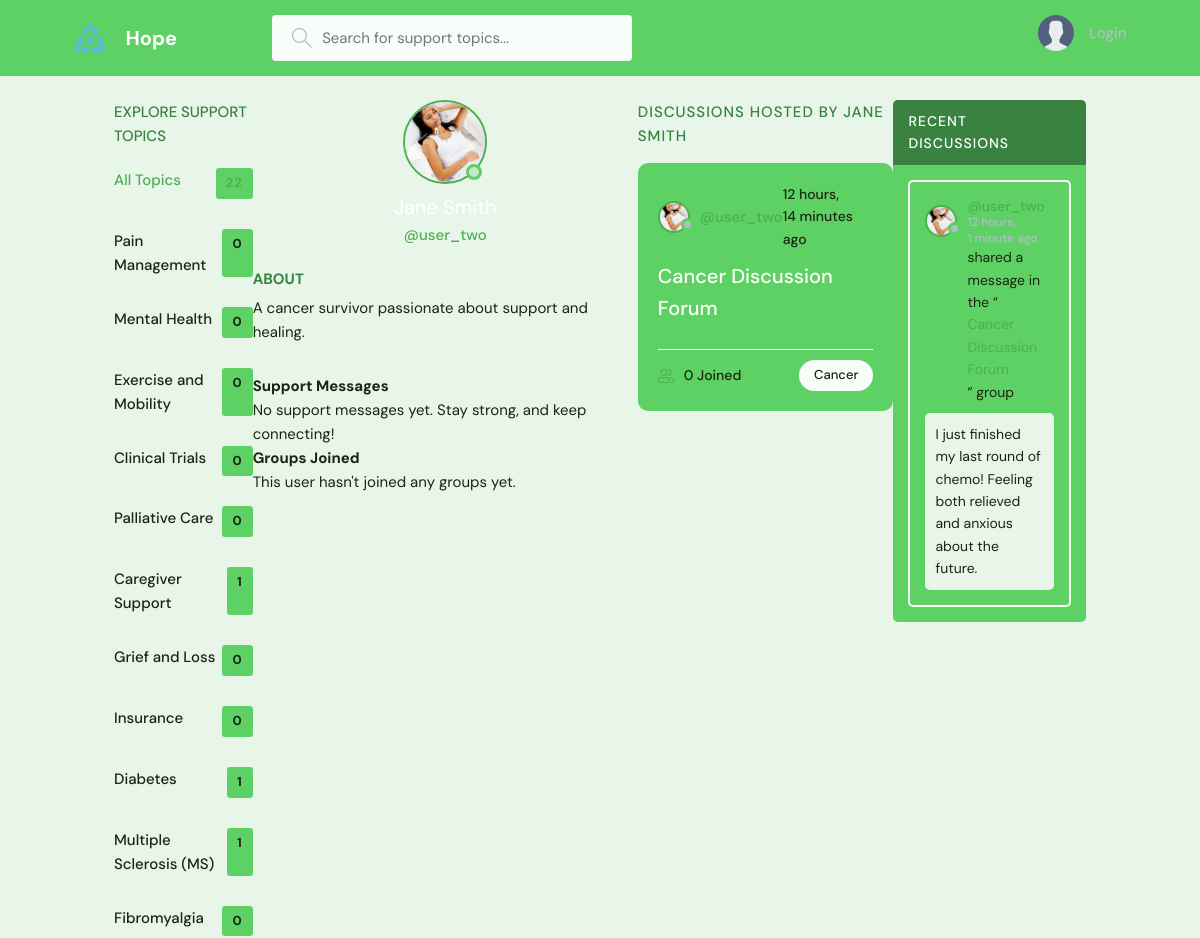
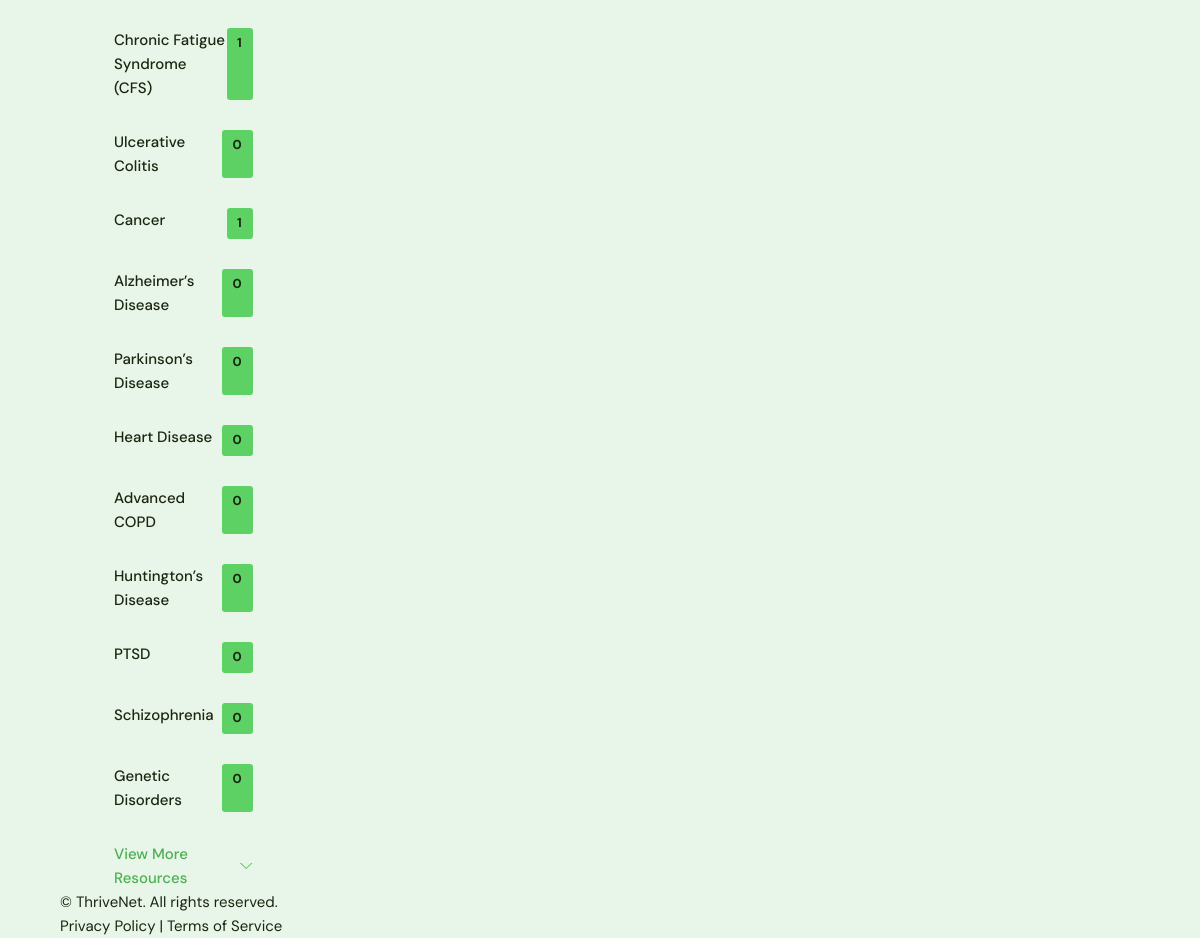
Screenshot of /profile/10/ with the database file from the repository (2 pictures, top to bottom).
### base/models.py (models this page shows, shortened)
class Topic(models.Model):
    name = models.CharField(max_length=200)  # Name of the topic

class User(AbstractUser):
    name = models.CharField(max_length=200, null=True)  # User's full name
    email = models.EmailField(unique=True, null=True)  # Unique email for each user
    bio = models.TextField(null=True)  # Short biography of the user
    avatar = models.ImageField(null=True, default="avatar.svg")  # User's avatar image
    USERNAME_FIELD = 'email'  # Use email as the username field
    REQUIRED_FIELDS = []  # No additional fields required for user creation
    objects = UserManager()  # Set the custom user manager

class Room(models.Model):
    host = models.ForeignKey(User, on_delete=models.SET_NULL, null=True)  # Room host
    topic = models.ForeignKey(Topic, on_delete=models.SET_NULL, null=True)  # Associated topic
    name = models.CharField(max_length=200)  # Room name
    description = models.TextField(null=True, blank=True)  # Optional room description
    participants = models.ManyToManyField(
        User, related_name='participants', blank=True)  # Participants in the room
    updated = models.DateTimeField(auto_now=True)  # Last updated timestamp
    created = models.DateTimeField(auto_now_add=True)  # Created timestamp
    class Meta:
        ordering = ['-updated', '-created']  # Default ordering of rooms
    def __str__(self):
        return self.name  # Return the room name as the string representation

class Message(models.Model):
    user = models.ForeignKey(User, on_delete=models.CASCADE)  # User who sent the message
    room = models.ForeignKey(Room, on_delete=models.CASCADE)  # Room where the message was sent
    body = models.TextField()  # Content of the message
    updated = models.DateTimeField(auto_now=True)  # Last updated timestamp
    created = models.DateTimeField(auto_now_add=True)  # Created timestamp
    class Meta:
        ordering = ['-updated', '-created']  # Default ordering of messages

### base/views.py (the view)
# urls.py: path('profile/<str:pk>/', views.userProfile, name="user-profile"),  # User profile page
def userProfile(request, pk):
    user_profile = User.objects.get(id=pk)
    user_rooms = user_profile.room_set.all()
    user_messages = user_profile.message_set.all()
    all_topics = Topic.objects.all()
    context = {
        'user': user_profile,
        'rooms': user_rooms,
        'room_messages': user_messages,
        'topics': all_topics
    }
    return render(request, 'base/profile.html', context)

### base/templates/base/profile.html (shortened to what this page needs)
{% extends 'main.html' %}
{% block content %}
<main class="profile-page layout layout--3">
  <div class="container">
    {% include 'base/topics_component.html' %}
    <div class="profile-section">
      <div class="profile">
        <div class="profile__avatar">
          <div class="avatar avatar--large active">
            <img src="{{user.avatar.url}}" alt="Profile Picture of {{user.name}}" />
          </div>
        </div>
        <div class="profile__info">
          <h3>{{user.name}}</h3>
          <p>@{{user.username}}</p>
        </div>
        <div class="profile__about">
          <h3>About</h3>
          <p>{{user.bio | default:"No bio added yet. Share something about your journey."}}</p>
        </div>
      </div>
      <div class="profile__support-message">
        <h3>Support Messages</h3>
        <p>{{ user.support_message | default:"No support messages yet. Stay strong, and keep connecting!" }}</p>
      </div>
      <div class="profile__groups">
        <h3>Groups Joined</h3>
        {% if user.groups.all %}
        <ul>
          {% for group in user.groups.all %}
          <li>{{ group.name }}</li>
          {% endfor %}
        </ul>
        {% else %}
        <p>This user hasn't joined any groups yet.</p>
        {% endif %}
      </div>
    </div>
    <div class="discussion-section">
      <div class="roomList__header">
        <h2>Discussions Hosted by {{ user.name }}</h2>
      </div>
      {% include 'base/feed_component.html' %}
    </div>
    {% include 'base/activity_component.html' %}
  </div>
</main>
{% endblock content %}

### templates/main.html (shortened to what this page needs)
<!DOCTYPE html>
{% load static %}
<html lang="en">
<head>
    <link rel="stylesheet" href="{% static 'styles/style.css' %}" />
</head>
<body>
    {% include 'navbar.html' %}
    <div class="container">
        {% block content %}{% endblock %}
    </div>
    <footer class="footer">
        <div class="container">
            <p>&copy; {{ current_year }} ThriveNet. All rights reserved.</p>
            <p>Privacy Policy | Terms of Service</p>
        </div>
    </footer>
</body>
</html>

### templates/navbar.html (shortened to what this page needs)
{% load static %}
<header class="header header--loggedIn">
    <div class="container">
        <a href="{% url 'home' %}" class="header__logo">
            <img src="{% static 'images/logo.svg' %}" alt="Hope Logo" />
            <h1>Hope</h1>
        </a>
        <form class="header__search" method="GET" action="{% url 'home' %}">
            <label>
                <input name="q" placeholder="Search for support topics..." />
            </label>
        </form>
        <nav class="header__menu">
            {% if request.user.is_authenticated %}
            <div class="header__user">
                <a href="{% url 'update-user' %}">
                    <div class="avatar avatar--medium active">
                        <img src="{{ request.user.avatar.url }}" alt="{{ request.user.username }}'s avatar" />
                    </div>
                    <p>{{ request.user.username }} <span>@{{ request.user.username }}</span></p>
                </a>
                <button class="dropdown-button">
                    <svg version="1.1" xmlns="http://www.w3.org/2000/svg" width="32" height="32" viewBox="0 0 32 32">
                        <title>chevron-down</title>
                        <path d="M16 21l-13-13h-3l16 16 16-16h-3l-13 13z"></path>
                    </svg>
                </button>
            </div>
            {% else %}
            <a href="{% url 'login' %}">
                <img src="{% static 'images/avatar.svg' %}" alt="Login Icon" />
                <p>Login</p>
            </a>
            {% endif %}
        </nav>
    </div>
</header>

### base/templates/base/topics_component.html
<div class="topics">
    <div class="topics__header">
        <h2>Explore Support Topics</h2>
    </div>
    <ul class="topics__list">
        <li>
            <a href="{% url 'home' %}" class="active">All Topics <span>{{topics.count}}</span></a>
        </li>
        {% for topic in topics %}
        <li>
            <a href="{% url 'home' %}?q={{topic.name}}">{{topic.name}} <span>{{topic.room_set.all.count}}</span></a>
        </li>
        {% endfor %}
    </ul>
    <a class="btn btn--link" href="{% url 'topics' %}">
        View More Resources
        <svg version="1.1" xmlns="http://www.w3.org/2000/svg" width="32" height="32" viewBox="0 0 32 32">
            <title>chevron-down</title>
            <path d="M16 21l-13-13h-3l16 16 16-16h-3l-13 13z"></path>
        </svg>
    </a>
</div>

### base/templates/base/feed_component.html (shortened to what this page needs)
{% for room in rooms %}
<div class="roomListRoom">
    <div class="roomListRoom__header">
        <a href="{% url 'user-profile' room.host.id %}" class="roomListRoom__author">
            <div class="avatar avatar--small">
                <img src="{{room.host.avatar.url}}" alt="{{room.host.username}}'s avatar" loading="lazy" />
            </div>
            <span>@{{room.host.username}}</span>
        </a>
        <div class="roomListRoom__actions">
            <span>{{room.created|timesince}} ago</span>
        </div>
    </div>
    <div class="roomListRoom__content">
        <a href="{% url 'room' room.id %}">{{room.name}}</a>
    </div>
    <div class="roomListRoom__meta">
        <a href="{% url 'room' room.id %}" class="roomListRoom__joined">
            {{room.participants.all.count}} Joined
        </a>
        <p class="roomListRoom__topic">{{room.topic.name}}</p>
    </div>
</div>
{% endfor %}

### base/templates/base/activity_component.html (shortened to what this page needs)
<div class="activities">
    <div class="activities__header">
        <h2>Recent Discussions</h2>
    </div>
    {% for message in room_messages %}
    <div class="activities__box">
        <div class="activities__boxHeader roomListRoom__header">
            <a href="{% url 'user-profile' message.user.id %}" class="roomListRoom__author">
                <div class="avatar avatar--small">
                    <img src="{{message.user.avatar.url}}" />
                </div>
                <p>
                    @{{message.user.username}}
                    <span>{{message.created|timesince}} ago</span>
                </p>
            </a>
        </div>
        <div class="activities__boxContent">
            <p>shared a message in the “<a href="{% url 'room' message.room.id %}">{{message.room}}</a>” group</p>
            <div class="activities__boxRoomContent">{{message.body}}</div>
        </div>
    </div>
    {% endfor %}
</div>

### rows the page displays
Topic: name "Pain Management", room_set.all.count "0"
Topic: name "Mental Health", room_set.all.count "0"
Topic: name "Exercise and Mobility", room_set.all.count "0"
Topic: name "Clinical Trials", room_set.all.count "0"
Topic: name "Palliative Care", room_set.all.count "0"
Topic: name "Caregiver Support", room_set.all.count "1"
Topic: name "Grief and Loss", room_set.all.count "0"
Topic: name "Insurance", room_set.all.count "0"
Topic: name "Diabetes", room_set.all.count "1"
Topic: name "Multiple Sclerosis (MS)", room_set.all.count "1"
Topic: name "Fibromyalgia", room_set.all.count "0"
Topic: name "Chronic Fatigue Syndrome (CFS)", room_set.all.count "1"
Topic: name "Ulcerative Colitis", room_set.all.count "0"
Topic: name "Cancer", room_set.all.count "1"
Topic: name "Alzheimer’s Disease", room_set.all.count "0"
Topic: name "Parkinson’s Disease", room_set.all.count "0"
Topic: name "Heart Disease", room_set.all.count "0"
Topic: name "Advanced COPD", room_set.all.count "0"
Topic: name "Huntington’s Disease", room_set.all.count "0"
Topic: name "PTSD", room_set.all.count "0"
Topic: name "Schizophrenia", room_set.all.count "0"
Topic: name "Genetic Disorders", room_set.all.count "0"
User: avatar (picture), username "user_two", bio "A cancer survivor passionate about support and healing.", name "JANE SMITH"
Room: host.avatar (picture), host.username "user_two", created "12 hours, 14 minutes", name "Cancer Discussion Forum", participants.all.count "0", topic.name "Cancer"
Message: user.avatar (picture), user.username "user_two", created "12 hours, 1 minute", room "Cancer Discussion Forum", body "I just finished my last round of chemo! Feeling both relieved and anxious about the future."

### other values shown
{{ topics.count }} "22"
